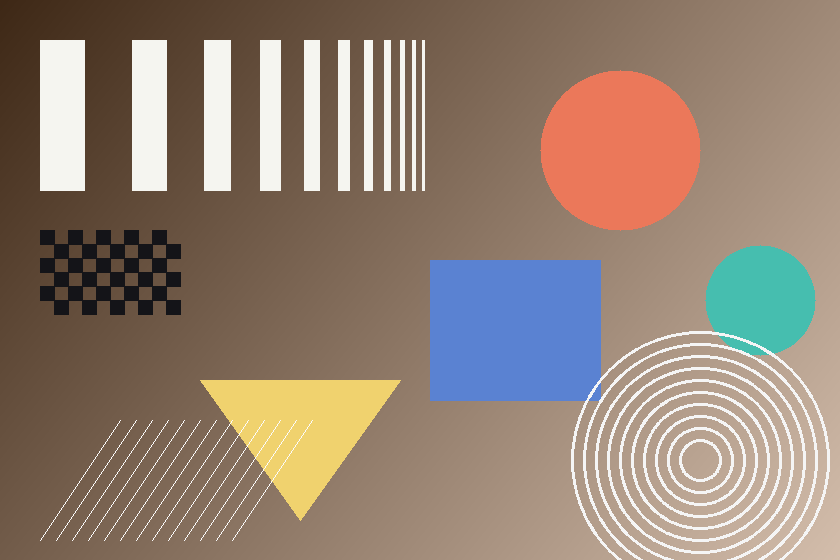
#> input picture assets/sample_pattern.png, 840 x 560 px
$ python -i edge_detection.py   (imports and definitions only)   (older library calls are emulated)
#> lines starting #> are read from the running program, lines starting #| are printed output that depends on the picture; after the words box and inside, x2 and y2 are one past the last pixel; in counts of white or black regions, pixels touching at a corner belong together
#> further down, picture is the input picture: shape (560, 840, 3); mean B, G, R 115.3, 129.6, 147.5
### processors/utils.py
"""Small shared helpers used by every processing module.

Kept deliberately tiny: colour-space coercion, safe normalisation and
kernel validation.  Every public processing function in this package
returns a NEW array, so the uploaded image is never modified in place.
"""

import cv2
import numpy as np


def ensure_gray(image):
    """Return a single-channel uint8 copy of `image`.

    Accepts 2-D (already grayscale) or 3-D RGB / RGBA arrays.
    """
    image = np.asarray(image)
    if image.ndim == 2:
        return image.astype(np.uint8, copy=True)
    if image.shape[2] == 4:
        return cv2.cvtColor(image, cv2.COLOR_RGBA2GRAY)
    return cv2.cvtColor(image, cv2.COLOR_RGB2GRAY)
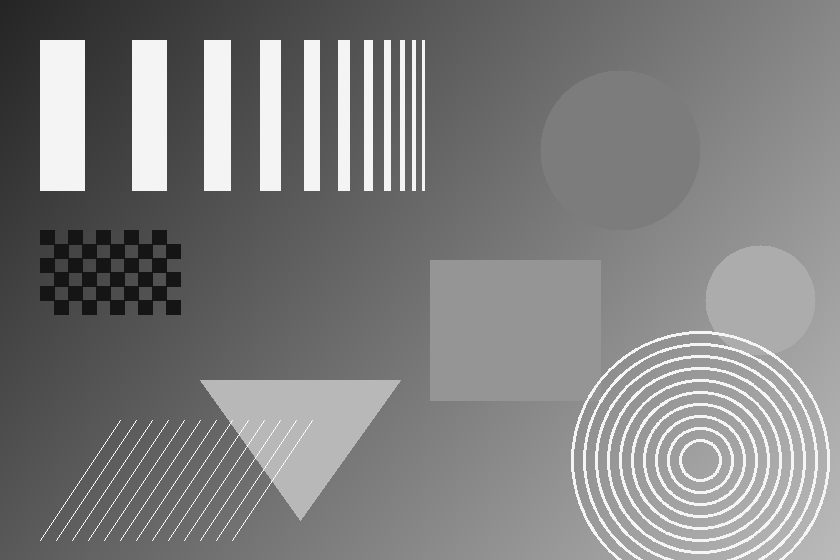
#> returned value: shape (560, 840); min 21, max 250, mean 127.3


# [22 lines left out: functions ensure_color, normalize_to_uint8, not called in this run]


def odd_kernel(size, minimum=1):
    """Force `size` to be an odd integer >= minimum (OpenCV requirement)."""
    size = int(size)
    if size < minimum:
        size = minimum
    if size % 2 == 0:
        size += 1
    return size


# [29 lines left out: functions image_info, resize_for_processing, not called in this run]

### processors/edge_detection.py
"""Edge detection operators.

First-derivative operators (Roberts, Prewitt, Sobel) mark an edge where
the gradient magnitude is a MAXIMUM.  Second-derivative operators
(Laplacian, LoG) mark an edge where the second derivative crosses ZERO.
"""

import cv2
import numpy as np

from . import gradients
from .utils import ensure_gray, normalize_to_uint8, odd_kernel

# 4-neighbour and 8-neighbour Laplacian masks.  Both sum to zero.
LAPLACIAN_4 = np.array([[0, 1, 0],
                        [1, -4, 1],
                        [0, 1, 0]], dtype=np.float32)

LAPLACIAN_8 = np.array([[1, 1, 1],
                        [1, -8, 1],
                        [1, 1, 1]], dtype=np.float32)


# [6 lines left out: function _to_binary, not called in this run]


def roberts_edges(image, threshold=None):
    """Roberts cross-gradient edge map (magnitude of the 2x2 diagonal diffs)."""
    return _to_binary(gradients.roberts_operator(image)["magnitude"], threshold)


def prewitt_edges(image, threshold=None):
    """Prewitt edge map."""
    return _to_binary(gradients.prewitt_operator(image)["magnitude"], threshold)


def sobel_edges(image, kernel_size=3, threshold=None):
    """Sobel edge map."""
    return _to_binary(gradients.sobel_operator(image, kernel_size)["magnitude"], threshold)


# [25 lines left out: functions laplacian_operator, laplacian_of_gaussian, not called in this run]


def zero_crossing(image, kernel_size=5, sigma=1.4):
    """Explicit zero-crossing detector for the LoG response.

    A pixel is an edge if the LoG changes sign between opposite
    neighbours - that sign change is the actual edge location.
    """
    gray = ensure_gray(image).astype(np.float32)
    kernel_size = odd_kernel(kernel_size, minimum=3)
    blurred = cv2.GaussianBlur(gray, (kernel_size, kernel_size), float(sigma))
    log = cv2.Laplacian(blurred, cv2.CV_32F, ksize=3)
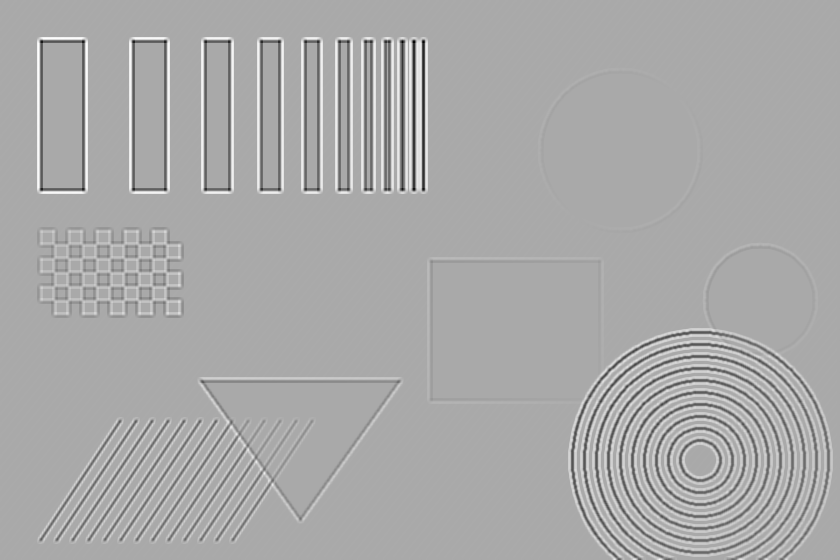
#> log: shape (560, 840) float32; min -201.2, max 101.1, mean 0; drawn with min black and max white

    minimum = cv2.erode(log, np.ones((3, 3), np.uint8))
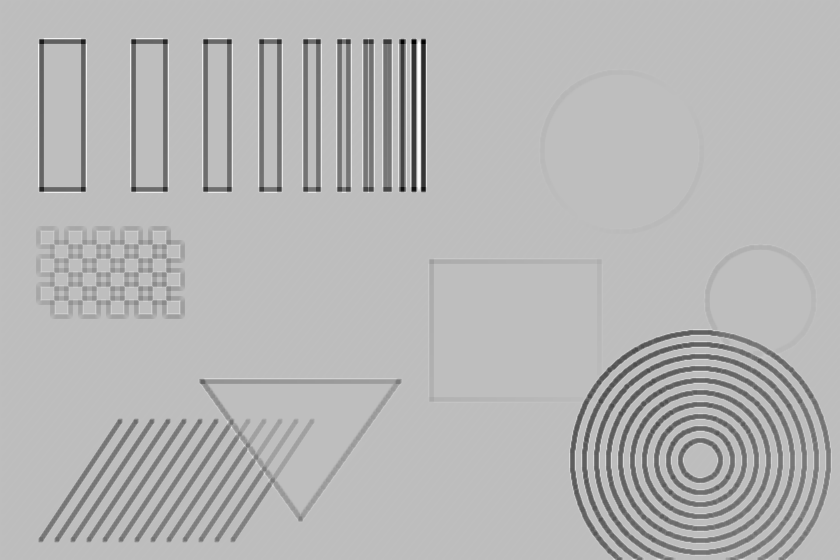
#> minimum: shape (560, 840) float32; min -201.2, max 68.46, mean -8.3; drawn with min black and max white
    maximum = cv2.dilate(log, np.ones((3, 3), np.uint8))
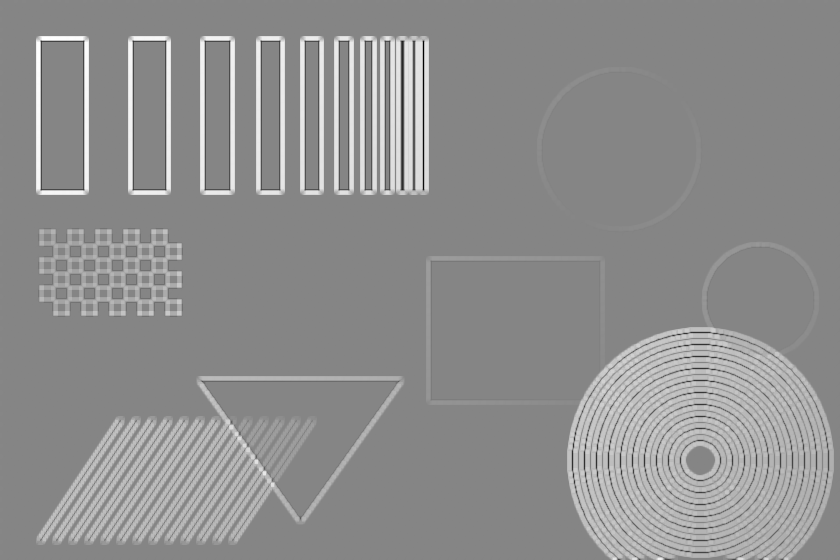
#> maximum: shape (560, 840) float32; min -110.4, max 101.1, mean 8.4; drawn with min black and max white
    crossing = ((minimum < 0) & (log > 0)) | ((maximum > 0) & (log < 0))
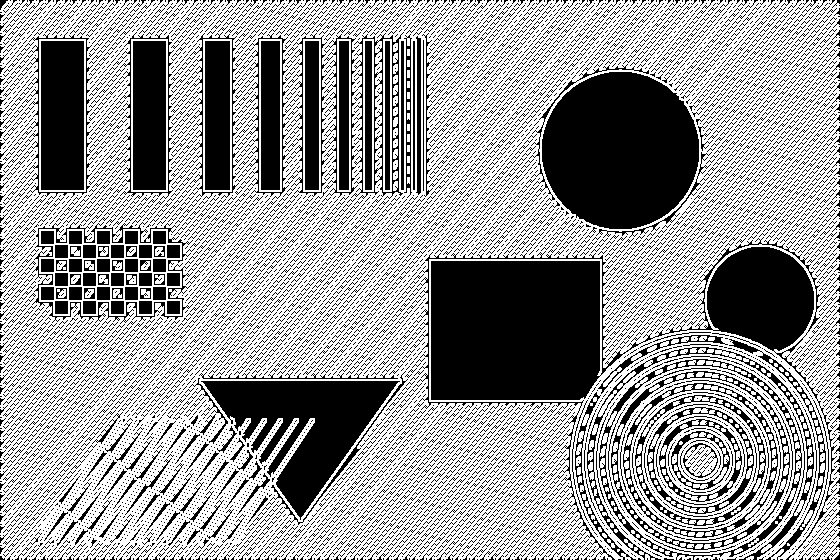
#> crossing: shape (560, 840) bool; 60.8% white; 8564 black regions (8362 under 20 px), largest, box (x1, y1, x2, y2) and area: (417, 237, 837, 560) 34685, (542, 72, 699, 229) 19460, (201, 381, 400, 520) 12141
    return (crossing.astype(np.uint8)) * 255


# [9 lines left out: function compare_edge_detectors, not called in this run]

>>> import cv2
>>> picture = cv2.imread('../assets/sample_pattern.png')
>>> result = zero_crossing(picture)
